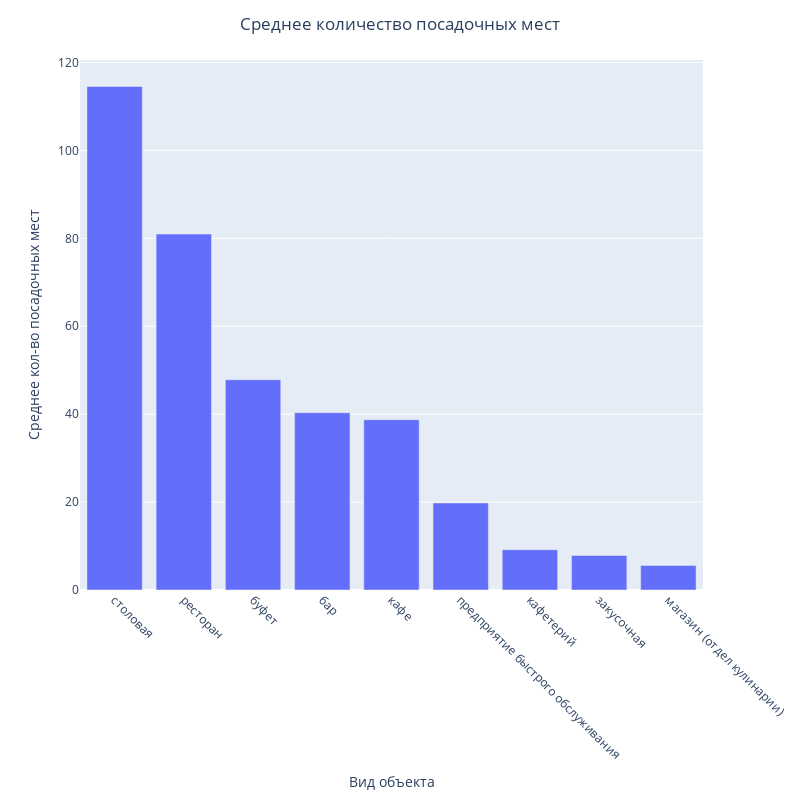

This figure's notebook cell:
### Code cell
fig = px.bar(
    avg_seats, x='object_type', y='number', 
    labels=dict({'object_type': 'Вид объекта', 'number':'Среднее кол-во посадочных мест'}),
    width=800, height=800
)
fig.update_xaxes(tickangle=45)
fig.update_layout(title_text='Среднее количество посадочных мест', title_x=0.5)
fig.show()

### Figure 1 — Plotly figure (JSON) as saved in the notebook; plotly's stock layout.template omitted (floating-point values rounded to 4 significant figures)
{"data": [{"alignmentgroup": "True", "hovertemplate": "Вид объекта=%{x}<br>Среднее кол-во посадочных мест=%{y}<extra></extra>", "legendgroup": "", "marker": {"color": "#636efa", "pattern": {"shape": ""}}, "name": "", "offsetgroup": "", "orientation": "v", "showlegend": false, "textposition": "auto", "type": "bar", "x": ["столовая", "ресторан", "буфет", "бар", "кафе", "предприятие быстрого обслуживания", "кафетерий", "закусочная", "магазин (отдел кулинарии)"], "xaxis": "x", "y": [114.5, 80.97, 47.83, 40.32, 38.76, 19.8, 9.185, 7.848, 5.59], "yaxis": "y"}], "layout": {"barmode": "relative", "height": 800, "legend": {"tracegroupgap": 0}, "margin": {"t": 60}, "title": {"text": "Среднее количество посадочных мест", "x": 0.5}, "width": 800, "xaxis": {"anchor": "y", "domain": [0, 1], "tickangle": 45, "title": {"text": "Вид объекта"}}, "yaxis": {"anchor": "x", "domain": [0, 1], "title": {"text": "Среднее кол-во посадочных мест"}}}}
